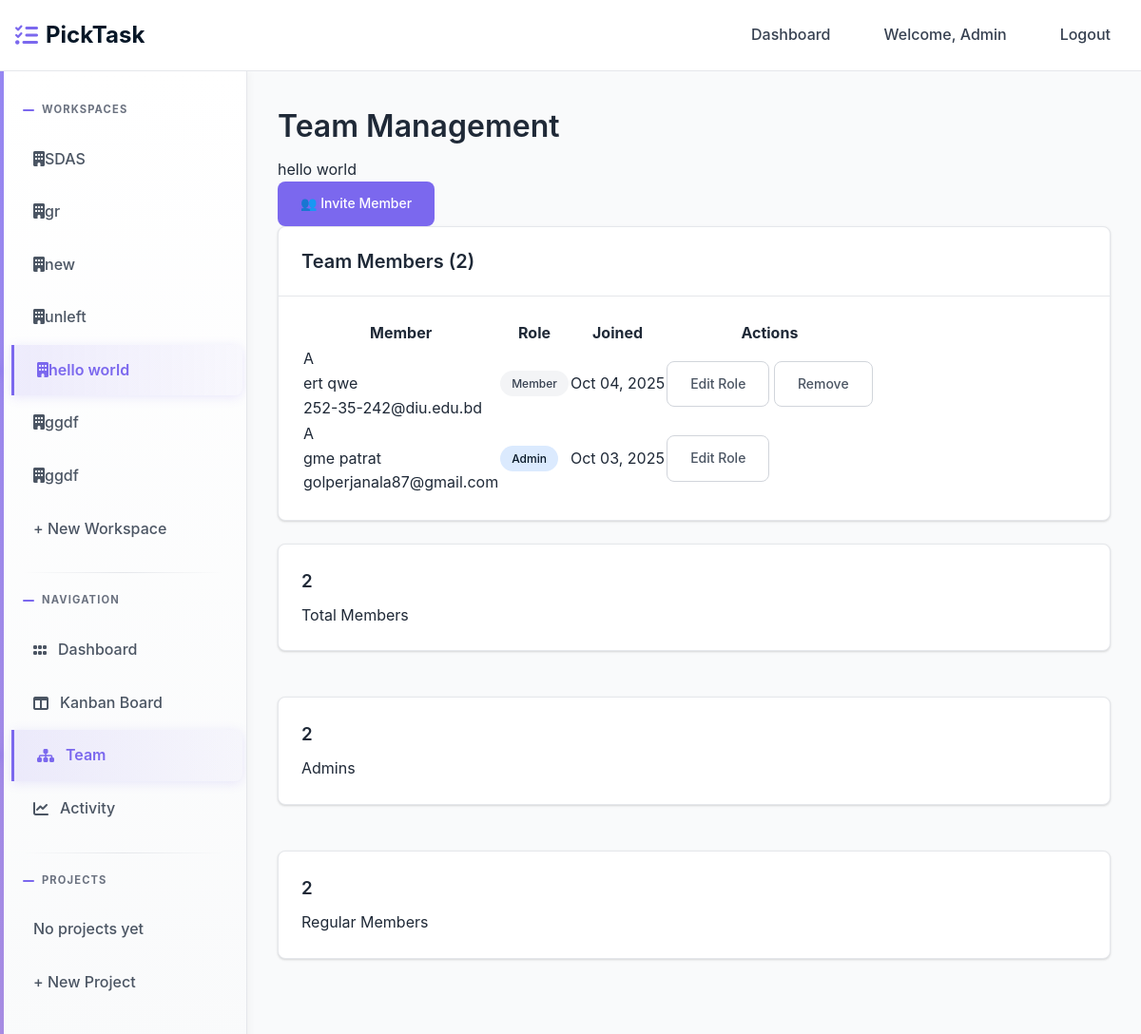
The app's page /team/3/ (signed in) with its own data.
### home/models.py (models this page shows)
class User(AbstractUser):
    full_name = models.CharField(max_length=255, blank=True, null=True)
    created_at = models.DateTimeField(auto_now_add=True)

### workspace/models.py (models this page shows, shortened)
class Membership(models.Model):
    ROLE_CHOICES = [
        ('admin', 'Admin'),
        ('member', 'Member'),
    ]
    user = models.ForeignKey(settings.AUTH_USER_MODEL, on_delete=models.CASCADE, related_name='memberships')
    workspace = models.ForeignKey(Workspace, on_delete=models.CASCADE, related_name='memberships')
    role = models.CharField(max_length=20, choices=ROLE_CHOICES, default='member')
    joined_at = models.DateTimeField(auto_now_add=True)
    class Meta:
        unique_together = ['user', 'workspace']
        ordering = ['-joined_at']

class Workspace(models.Model):
    name = models.CharField(max_length=255)
    created_by = models.ForeignKey(settings.AUTH_USER_MODEL, on_delete=models.CASCADE, related_name='workspaces_created')
    created_at = models.DateTimeField(auto_now_add=True)
    class Meta:
        ordering = ['-created_at']

### workspace/decorators.py (the view)
    def wrapper(request, workspace_id, *args, **kwargs):
        workspace = get_object_or_404(Workspace, id=workspace_id)
        if not Membership.objects.filter(user=request.user, workspace=workspace).exists():
            messages.error(request, "You don't have access to this workspace")
            return redirect('workspace:dashboard')
        return view_func(request, workspace_id, *args, **kwargs)

### team/views.py (called while the page is built)
@login_required
@workspace_required
def team_management(request, workspace_id):
    workspace = get_object_or_404(Workspace, id=workspace_id)
    memberships = Membership.objects.filter(workspace=workspace).select_related('user')
    user_membership = Membership.objects.get(user=request.user, workspace=workspace)
    context = {
        'workspace': workspace,
        'memberships': memberships,
        'user_membership': user_membership,
    }
    return render(request, 'team/team.html', context)

### templates/team/team.html (shortened to what this page needs)
{% extends 'base.html' %}
{% load static %}
{% block content %}
<div class="flex justify-between items-center mb-6">
    <div>
        <h1>Team Management</h1>
        <p class="text-gray-600">{{ workspace.name }}</p>
    </div>
    {% if user_membership.role == 'admin' %}
    <a href="{% url 'team:invite' workspace.id %}" class="btn btn-primary">
        👥 Invite Member
    </a>
    {% endif %}
</div>
<div class="card">
    <div class="card-header">
        <h2 class="card-title">Team Members ({{ memberships.count }})</h2>
    </div>
    <div class="card-body">
        <div class="overflow-x-auto">
            <table class="w-full">
                <thead>
                    <tr class="border-b border-gray-200">
                        <th class="text-left py-3 px-4">Member</th>
                        <th class="text-left py-3 px-4">Role</th>
                        <th class="text-left py-3 px-4">Joined</th>
                        {% if user_membership.role == 'admin' %}
                        <th class="text-left py-3 px-4">Actions</th>
                        {% endif %}
                    </tr>
                </thead>
                <tbody>
                    {% for membership in memberships %}
                    <tr class="border-b border-gray-200 last:border-b-0 hover:bg-gray-50">
                        <td class="py-3 px-4">
                            <div class="flex items-center gap-3">
                                <div class="w-10 h-10 bg-primary rounded-full flex items-center justify-center text-white font-semibold">
                                    {{ membership.user.username|first|upper }}
                                </div>
                                <div>
                                    <div class="font-medium">{{ membership.user.get_full_name|default:membership.user.username }}</div>
                                    <div class="text-gray-500 text-sm">{{ membership.user.email }}</div>
                                </div>
                            </div>
                        </td>
                        <td class="py-3 px-4">
                            <span class="status-badge {% if membership.role == 'admin' %}status-in_progress{% else %}status-todo{% endif %}">
                                {{ membership.get_role_display }}
                            </span>
                        </td>
                        <td class="py-3 px-4 text-gray-600">{{ membership.joined_at|date:"M d, Y" }}</td>
                        {% if user_membership.role == 'admin' %}
                        <td class="py-3 px-4">
                            <div class="flex gap-2">
                                <a href="{% url 'team:edit-role' workspace.id membership.id %}" class="btn btn-outline btn-sm">
                                    Edit Role
                                </a>
                                {% if membership.user != request.user %}
                                <a href="{% url 'team:remove-member' workspace.id membership.id %}"
                                   class="btn btn-outline btn-sm text-danger hover:bg-red-50"
                                   onclick="return confirm('Are you sure you want to remove {{ membership.user.email }} from this workspace?')">
                                    Remove
                                </a>
                                {% endif %}
                            </div>
                        </td>
                        {% endif %}
                    </tr>
                    {% endfor %}
                </tbody>
            </table>
        </div>
    </div>
</div>
<div class="grid grid-cols-1 md:grid-cols-3 gap-6 mt-6">
    <div class="card text-center">
        <div class="card-body">
            <h3 class="text-2xl font-bold text-primary">{{ memberships.count }}</h3>
            <p class="text-gray-600">Total Members</p>
        </div>
    </div>
    <div class="card text-center">
        <div class="card-body">
            <h3 class="text-2xl font-bold text-success">{{ memberships.filter|length }}</h3>
            <p class="text-gray-600">Admins</p>
        </div>
    </div>
    <div class="card text-center">
        <div class="card-body">
            <h3 class="text-2xl font-bold text-warning">{{ memberships.filter|length }}</h3>
            <p class="text-gray-600">Regular Members</p>
        </div>
    </div>
</div>
{% endblock %}

### templates/base.html (shortened to what this page needs)
<!DOCTYPE html>
<html lang="en">
  <head>
    <link href="https://cdnjs.cloudflare.com/ajax/libs/font-awesome/6.0.0/css/all.min.css" rel="stylesheet">
  </head>
  <body>
    <nav class="navbar" id="navbar" role="navigation" aria-label="Main navigation">
      <div class="nav-container">
        <a href="{% url 'workspace:dashboard' %}" class="logo" aria-label="PickTask home">
          <i class="fas fa-tasks" aria-hidden="true"></i>
          PickTask
        </a>
        <div class="nav-links" id="nav-links">
          {% if user.is_authenticated %}
          <a href="{% url 'workspace:dashboard' %}" class="nav-link {% if request.resolver_match.url_name == 'dashboard' %}active{% endif %}">Dashboard</a>
          <span class="nav-link">Welcome, {{ user.username }}</span>
          <a href="{% url 'authentication:logout' %}" class="nav-link">Logout</a>
          {% else %}
          <a href="{% url 'authentication:login' %}" class="nav-link">Login</a>
          <a href="{% url 'authentication:register' %}" class="nav-link">Register</a>
          {% endif %}
        </div>
      </div>
    </nav>
    <div class="app-layout">
      {% if user.is_authenticated %}
      <aside class="sidebar">{% include 'partials/sidebar.html' %}</aside>
      {% endif %}
      <main class="main-content">
        {% block content %}{% endblock %}
      </main>
    </div>
  </body>
</html>

### templates/partials/sidebar.html
<div class="sidebar-section">
  <div class="sidebar-title">Workspaces</div>
  {% for membership in user.memberships.all %}
  <a
    href="{% url 'workspace:workspace-detail' membership.workspace.id %}"
    class="sidebar-link {% if current_workspace.id == membership.workspace.id %}active{% endif %}"
  >
    <span
      ><i class="fa-solid fa-building"></i>{{membership.workspace.name}}</span
    >
  </a>
  {% endfor %}
  <a
    href="{% url 'workspace:create-workspace' %}"
    class="sidebar-link {% if request.resolver_match.url_name == 'create-workspace' %}active{% endif %}"
  >
    + New Workspace
  </a>
</div>
{% if current_workspace %}
<div class="sidebar-section">
  <div class="sidebar-title">Navigation</div>
  <a
    href="{% url 'workspace:workspace-detail' current_workspace.id %}"
    class="sidebar-link {% if request.resolver_match.url_name == 'workspace-detail' %}active{% endif %}"
    ><i class="fa-solid fa-grip"></i>Dashboard
  </a>
  <a
    href="{% url 'kanban:kanban' current_workspace.id %}"
    class="sidebar-link {% if request.resolver_match.url_name == 'kanban' %}active{% endif %}"
    ><i class="fa-solid fa-table-columns"></i>Kanban Board
  </a>
  <a
    href="{% url 'team:team' current_workspace.id %}"
    class="sidebar-link {% if request.resolver_match.url_name == 'team' %}active{% endif %}"
    ><i class="fa-solid fa-sitemap"></i>Team
  </a>
  <a
    href="{% url 'activity:activity' current_workspace.id %}"
    class="sidebar-link {% if request.resolver_match.url_name == 'activity' %}active{% endif %}"
    ><i class="fa-solid fa-chart-line"></i>Activity
  </a>
</div>
<div class="sidebar-section">
  <div class="sidebar-title">Projects</div>
  {% for project in current_workspace.projects.all %}
  <a
    href="{% url 'kanban:kanban' current_workspace.id %}?project={{ project.id }}"
    class="sidebar-link"
    ><i class="fa-solid fa-list-check"></i>{{ project.name }}
  </a>
  {% empty %}
  <span class="sidebar-link text-muted">No projects yet</span>
  {% endfor %}
  <a
    href="{% url 'workspace:create-project' current_workspace.id %}"
    class="sidebar-link"
  >
    + New Project
  </a>
</div>
{% endif %}

### records on screen
User: username "Admin"
Membership: workspace.name "SDAS"
Membership: workspace.name "gr"
Membership: workspace.name "new"
Membership: workspace.name "unleft"
Membership: workspace.name "hello world", user.username|first "A", user.get_full_name "gme patrat", user.email "golperjanala87@gmail.com", role "Admin", joined_at "Oct 03, 2025", shows "Edit Role"
Membership: workspace.name "ggdf"
Membership: workspace.name "ggdf"
Workspace: name "hello world"
Membership: user.username|first "A", user.get_full_name "ert qwe", user.email "252-35-242@diu.edu.bd", role "Member", joined_at "Oct 04, 2025"

### other values on screen
{{ memberships.count }} "2"
{{ memberships.filter|length }} "2"
